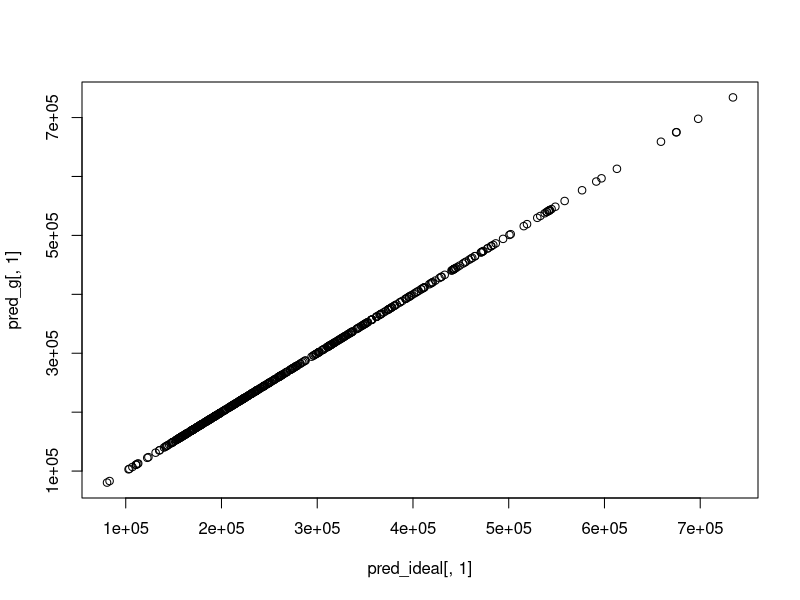
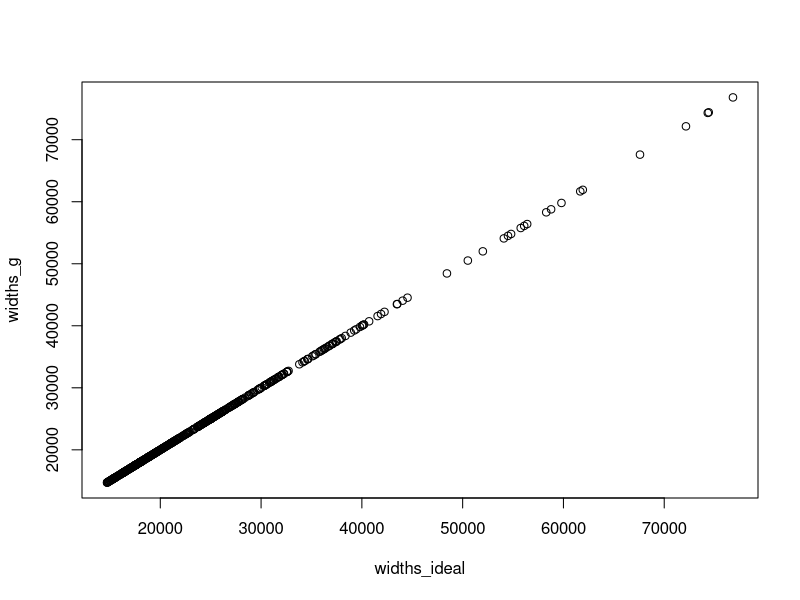

Generate these figures, in order, with R:
#--- categorical predictors ------------------------------------------------
# data
mercury <- read.csv("fishermen_mercury.csv")
head(mercury)

fplevels <- c("none", "muscle", "muscle_whole", "whole")
mercury$fishpart <- factor(mercury$fishpart, levels=c(0,1,2,3),labels = fplevels) # custom ordering


# Question: How to test H0: fishpart has no effect in presence of weight?

# full model: 
Mfull <- lm(MeHg ~ factor(fishpart) + weight, data = mercury) 

# reduced model: all levels of fishpart have same effect (intercept)
Mred <- lm(MeHg ~ weight, data = mercury)

# degrees of freedom in full and reduced models
dff <- Mfull$df
dfr <- Mred$df

# F-statistic, using LR definition
SSRes_full <- sum(residuals(Mfull)^2) # sum-of-squares for Mfull
SSRes_red <- sum(residuals(Mred)^2) # sum-of-squares for Mred
Fobs <- (SSRes_red-SSRes_full)/(dfr-dff) / (SSRes_full/dff)
c(Fobs, (SSRes_red-SSRes_full)/(dfr-dff) / sigma(Mfull)^2) # equivalent denominator

# F-statistic using subset of MLE of full model (gamma)
gam.ind <- 2:4 # indices corresponding to beta's for fishpart
gam.hat <- coef(Mfull)[gam.ind] # subset of MLE
gam.ve <- vcov(Mfull)[gam.ind,gam.ind] # gam.ve = sigma.hat^2 * V
Fobs2 <- t(gam.hat) %*% solve(gam.ve, gam.hat) / length(gam.hat)

# check two version are identical
c(Fobs, Fobs2)

# p-value: large values of Fobs are more evidence against H0
pf(Fobs, df1 = (dfr-dff), df2 = dff, lower.tail = FALSE)

# fully R version:
anova(Mred, Mfull)








#--- colinearity simulation -----------------------------------------------------------

# true model: y ~ b0 + b1*x1 + b2*x2 + eps

beta0 <- 1
beta1 <- 2
beta2 <- 0 ## x2 has no effect
sigma <- 1.5

# simulate data
n <- 100 # sample size

# let x1 and x2 be extremely correlated
# covariate matrix
rho <- 0.99
varX <- rbind(c(1, rho), c(rho, 1))
colnames(varX) <- c("x1", "x2")
rownames(varX) <- colnames(varX)
varX # extremely correlated x1 and x2


nreps <- 1000 # replicate the whole experiment nreps times
sim.out <- matrix(NA, nreps, 4) # store beta.hats and their p-values
colnames(sim.out) <- c("beta.hat1", "beta.SE1", "beta.hat2", "beta.SE2")
rownames(sim.out) <- paste0("rep", 1:nreps)

library(mvtnorm)
set.seed(6)
for(ii in 1:nreps) {
  # generate MVN covariates via cholesky decomp:
  # Z <- matrix(rnorm(n*2), n, 2) # n samples from 2 iid N(0,1)
  # X <- Z %*% chol(varX) # n samples from N(0, varX)
  # generate MVN covariates via mvtnorm package:
  X <- rmvnorm(n,c(0,0),varX) # covariates
  x1 <- X[,1]
  x2 <- X[,2]
  eps <- rnorm(n, sd = sigma) # error
  y <- beta0 + beta1*x1 + beta2*x2 + eps # response
  M1 <- lm(y ~ x1 ) # fit regression on x1 only
  M2 <- lm(y ~ x1 + x2) # fit regression on both x1 and x2
  sim.out[ii,] <- round(c(coef(M1)[2], sqrt(diag(vcov(M1))[2]), coef(M2)[2], sqrt(diag(vcov(M2))[2])),2)
}
round(apply(sim.out,2,mean),2)

round(apply(sim.out[,c(1,3)],2,sd),2)












#--- variance inflation factor PRACTICE --------------------------------------------


library(readr)
real_estate <- read_csv("real_estate.txt")

## fit model
g <- lm(SalePrice~SqrFeet+Bedrooms+Lotsize,data=real_estate)
summary(g)$coef[2,]

## regress Bedrooms on SqrFeet and get residuals
g_bed <- lm(Bedrooms~SqrFeet,data=real_estate)
real_estate$e_bed <- residuals(g_bed)
## regress Lotsize on SqrFeet and get residuals
g_lot <- lm(Lotsize~SqrFeet,data=real_estate)
real_estate$e_lot <- residuals(g_lot)

# fit model with idealized design matrix (replacing other covariates with residuals)
g_ideal <- lm(SalePrice~SqrFeet+e_bed+e_lot,data=real_estate)
summary(g_ideal)$coef[2,]

# compute ratio of variance estimates from original model fit and idealized model fit 
(summary(g)$coef[2,2]/summary(g_ideal)$coef[2,2])^2

# regress SqrFeet on other covariates
g_feet <- lm(SqrFeet~Bedrooms+Lotsize,data=real_estate)
## compute R-squared 
R2 <- cor(real_estate$SqrFeet,fitted(g_feet))^2 
R2 <- summary(g_feet)$r.squared ## other way
VIF_1 <- 1/(1-R2) ## compute VIF for SqrFeet


## compare fitted values from regular and idealized model fit
pred_g <- predict(g,interval="confidence")
pred_ideal <- predict(g_ideal,interval="confidence")
## same fitted values
plot(pred_g[,1]~pred_ideal[,1])
cor(pred_g[,1],pred_ideal[,1])

## compare CI widths 
widths_g <- pred_g[,3]-pred_g[,2]
widths_ideal <- pred_ideal[,3]-pred_ideal[,2]
## same fitted values
plot(widths_g~widths_ideal)
cor(widths_g,widths_ideal)


